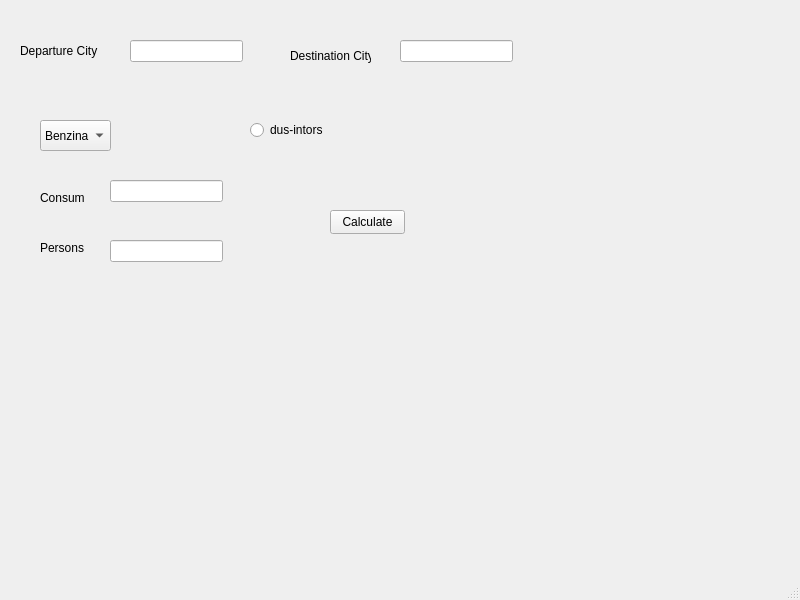
<?xml version="1.0" encoding="UTF-8"?>
<ui version="4.0">
 <class>MainWindow</class>
 <widget class="QMainWindow" name="MainWindow">
  <property name="geometry">
   <rect>
    <x>0</x>
    <y>0</y>
    <width>800</width>
    <height>600</height>
   </rect>
  </property>
  <property name="windowTitle">
   <string>MainWindow</string>
  </property>
  <widget class="QWidget" name="centralwidget">
   <widget class="QLabel" name="departure_city_label">
    <property name="geometry">
     <rect>
      <x>20</x>
      <y>30</y>
      <width>81</width>
      <height>41</height>
     </rect>
    </property>
    <property name="text">
     <string>Departure City</string>
    </property>
   </widget>
   <widget class="QLineEdit" name="lineEdit">
    <property name="geometry">
     <rect>
      <x>130</x>
      <y>40</y>
      <width>113</width>
      <height>22</height>
     </rect>
    </property>
   </widget>
   <widget class="QLabel" name="Destination_city">
    <property name="geometry">
     <rect>
      <x>290</x>
      <y>40</y>
      <width>81</width>
      <height>31</height>
     </rect>
    </property>
    <property name="text">
     <string>Destination City</string>
    </property>
   </widget>
   <widget class="QLineEdit" name="lineEdit_2">
    <property name="geometry">
     <rect>
      <x>400</x>
      <y>40</y>
      <width>113</width>
      <height>22</height>
     </rect>
    </property>
   </widget>
   <widget class="QComboBox" name="gas_comboBox">
    <property name="geometry">
     <rect>
      <x>40</x>
      <y>120</y>
      <width>71</width>
      <height>31</height>
     </rect>
    </property>
    <item>
     <property name="text">
      <string>Benzina</string>
     </property>
    </item>
    <item>
     <property name="text">
      <string>Diesel</string>
     </property>
    </item>
   </widget>
   <widget class="QLabel" name="fuel_usage">
    <property name="geometry">
     <rect>
      <x>40</x>
      <y>190</y>
      <width>49</width>
      <height>16</height>
     </rect>
    </property>
    <property name="text">
     <string>Consum</string>
    </property>
   </widget>
   <widget class="QLineEdit" name="lineEdit_3">
    <property name="geometry">
     <rect>
      <x>110</x>
      <y>180</y>
      <width>113</width>
      <height>22</height>
     </rect>
    </property>
   </widget>
   <widget class="QLabel" name="number_of_persons">
    <property name="geometry">
     <rect>
      <x>40</x>
      <y>240</y>
      <width>49</width>
      <height>16</height>
     </rect>
    </property>
    <property name="text">
     <string>Persons</string>
    </property>
   </widget>
   <widget class="QLineEdit" name="lineEdit_4">
    <property name="geometry">
     <rect>
      <x>110</x>
      <y>240</y>
      <width>113</width>
      <height>22</height>
     </rect>
    </property>
   </widget>
   <widget class="QPushButton" name="calculate_button">
    <property name="geometry">
     <rect>
      <x>330</x>
      <y>210</y>
      <width>75</width>
      <height>24</height>
     </rect>
    </property>
    <property name="text">
     <string>Calculate</string>
    </property>
   </widget>
   <widget class="QRadioButton" name="add_return_radio_button">
    <property name="geometry">
     <rect>
      <x>250</x>
      <y>120</y>
      <width>89</width>
      <height>20</height>
     </rect>
    </property>
    <property name="text">
     <string>dus-intors</string>
    </property>
   </widget>
  </widget>
  <widget class="QMenuBar" name="menubar">
   <property name="geometry">
    <rect>
     <x>0</x>
     <y>0</y>
     <width>800</width>
     <height>22</height>
    </rect>
   </property>
  </widget>
  <widget class="QStatusBar" name="statusbar"/>
 </widget>
 <resources/>
 <connections/>
</ui>
